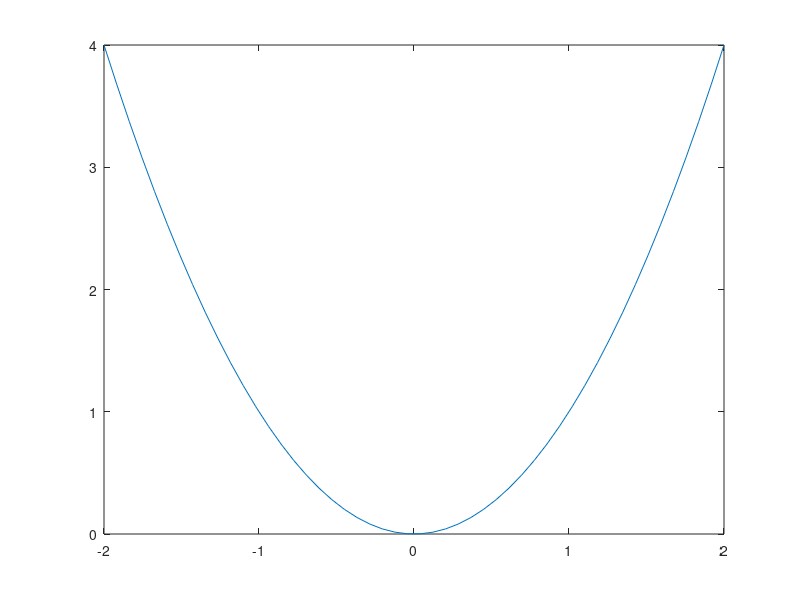
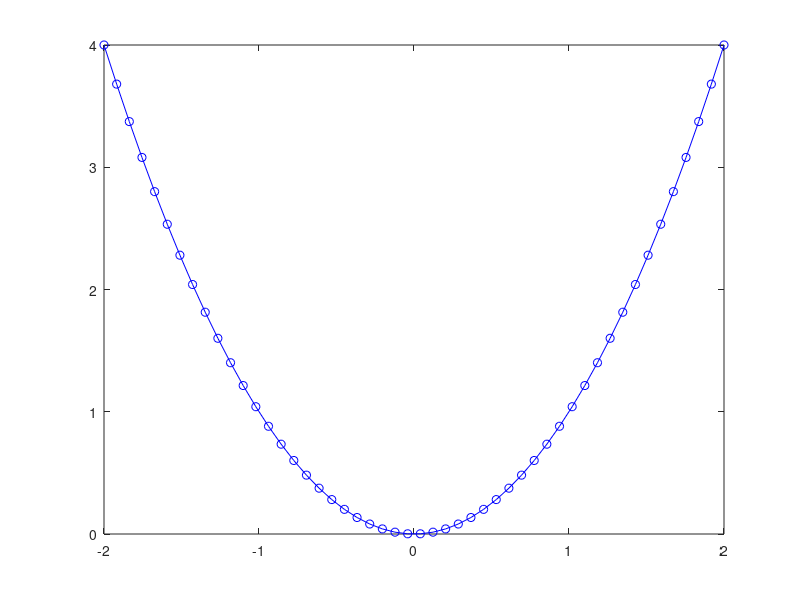
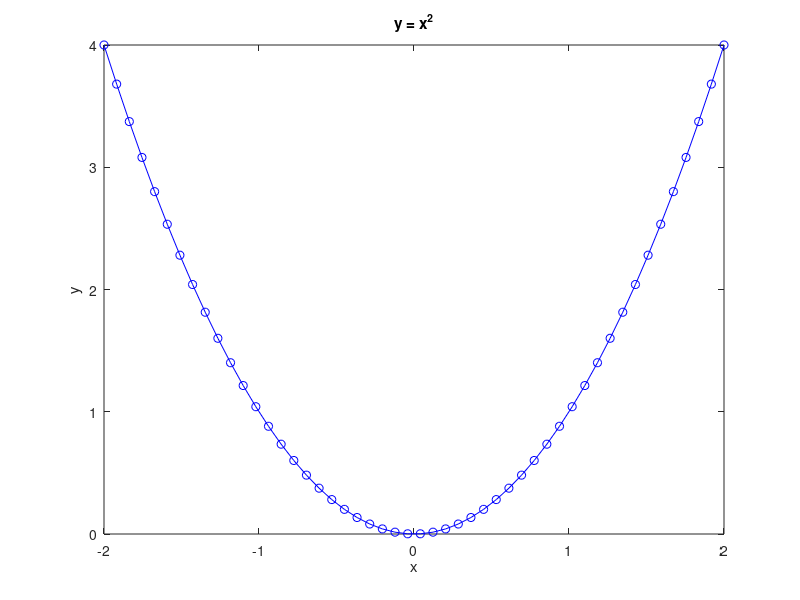

Source code (MATLAB) for these figures, in order: (Note: this script raises an error after producing the figures.)
% =========================================================================
% 13. Plotting
% =========================================================================

fprintf("\n13. Plotting\n------------\n")

% 13.1 linspace function
fprintf("\n13.1 linspace function \n----------------------")
x = linspace(-2, 2, 10)

% 13.1 Line plot
x = linspace(-2, 2, 50);
y = x .^ 2;

plot(x, y)

exportgraphics(gca, '../programming-labs/_images/13_Line_plot_2.png','Resolution',300)

% 13.1.1
plot(x, y, 'b-o')

exportgraphics(gca, '../programming-labs/_images/13_Line_plot_3.png','Resolution',300)

xlabel('x')
ylabel('y')
title('y = x^2')

exportgraphics(gca, '../programming-labs/_images/13_Line_plot_4.png','Resolution',300)

xlabel('x', fontsize=16)
ylabel('y', fontsize=16)
title('y = x^2', fontsize=20, Color='red')

exportgraphics(gca, '../programming-labs/_images/13_Line_plot_5.png','Resolution',300)

xlabel('$x$', FontSize=16, Interpreter='latex')
ylabel('$y$', FontSize=16, Interpreter='latex')
title('$y = x^2$', FontSize=20, Color='red', Interpreter='latex')

exportgraphics(gca, '../programming-labs/_images/13_Line_plot_6.png','Resolution',300)

% 13.1.3 Saving a plot to a file
saveas(gcf, 'my_plot.png')

% 13.1.4.1 Setting the axis scale
xlim([0, 2])
ylim([-1, 5])

exportgraphics(gca, '../programming-labs/_images/13_Line_plot_7.png','Resolution',300)

% 13.1.4.2 Axis properties
axis equal

exportgraphics(gca, '../programming-labs/_images/13_Line_plot_8.png','Resolution',300)

% 13.2 Multiple plots on the same axes
x = linspace(-2, 2, 100);
y1 = x .^ 2;
y2 = x .^ 3;
y3 = x .^ 4;

plot(x, y1)
hold on
plot(x, y2)
plot(x, y3)
hold off
xlabel('$x$', FontSize=16, Interpreter='latex')
ylabel('$y$', FontSize=16, Interpreter='latex')

exportgraphics(gca, '../programming-labs/_images/13_Multiple_plots_1.png','Resolution',300)

% 13.2.1 Legends
legend('$y = x^2$', '$y = x^3$', '$y = x^4$', FontSize=14, Interpreter='latex', Location='southeast')

exportgraphics(gca, '../programming-labs/_images/13_Multiple_plots_2.png','Resolution',300)

% 13.3 Scatter plots
x = rand(1, 100);
y = rand(1, 100);

scatter(x, y, 'r')
xlabel('$x$', FontSize=16, Interpreter='latex')
ylabel('$y$', FontSize=16, Interpreter='latex')

exportgraphics(gca, '../programming-labs/_images/13_Scatter_plot_1.png','Resolution',300)

% 13.4 Meshgrid
x = linspace(0, 4, 5);
y = linspace(0, 3, 4);
[X, Y] = meshgrid(x, y);

fprintf("Mesh grid\n---------\n")
x
y
X
Y

% 13.4 Surface plots
x = linspace(-1, 1, 30);
y = linspace(-1, 1, 30);
[X, Y] = meshgrid(x, y);
Z = sin(pi * X) .* sin(pi * Y);

surf(X, Y, Z)
xlabel('$x$', FontSize=16, Interpreter='latex')
ylabel('$y$', FontSize=16, Interpreter='latex')
title('$f(x,y) = \sin(\pi x)\sin(\pi y)$', FontSize=20, Interpreter='latex')
colormap(jet)

exportgraphics(gca, '../programming-labs/_images/13_Surface_plot_1.png','Resolution',300)

colormap(winter)

exportgraphics(gca, '../programming-labs/_images/13_Surface_plot_2.png','Resolution',300)

surf(X, Y, Z, EdgeColor='w')
xlabel('$x$', FontSize=16, Interpreter='latex')
ylabel('$y$', FontSize=16, Interpreter='latex')
title('$f(x,y) = \sin(\pi x)\sin(\pi y)$', FontSize=20, Interpreter='latex')
colormap(jet)

exportgraphics(gca, '../programming-labs/_images/13_Surface_plot_3.png','Resolution',300)

% 13.4.3 View angle
view(30,20)

exportgraphics(gca, '../programming-labs/_images/13_Surface_plot_4.png','Resolution',300)
